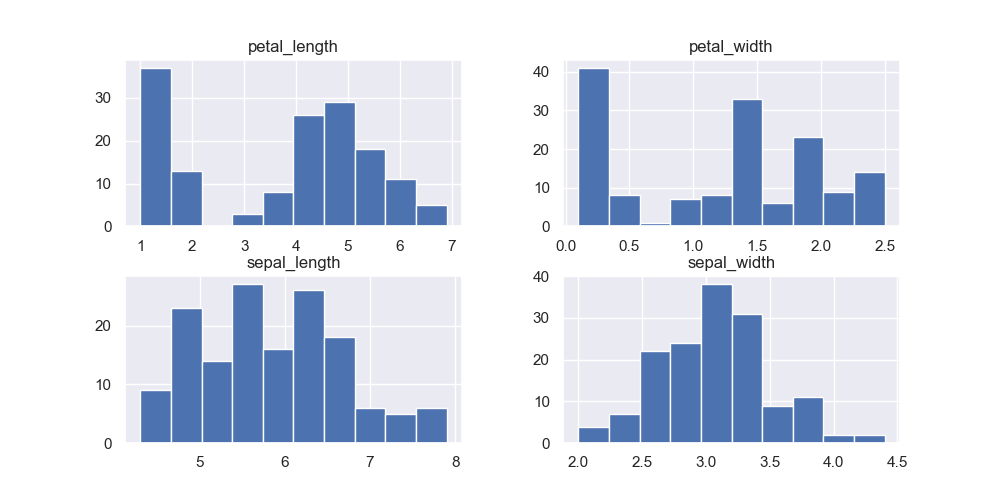

Source code (Python):
import pandas as pd
import matplotlib.pyplot as plt
import matplotlib
import seaborn as sns
sns.set(color_codes=True)

df = pd.read_csv('iris.csv')

df.hist(figsize=(10,5))

plt.show()
